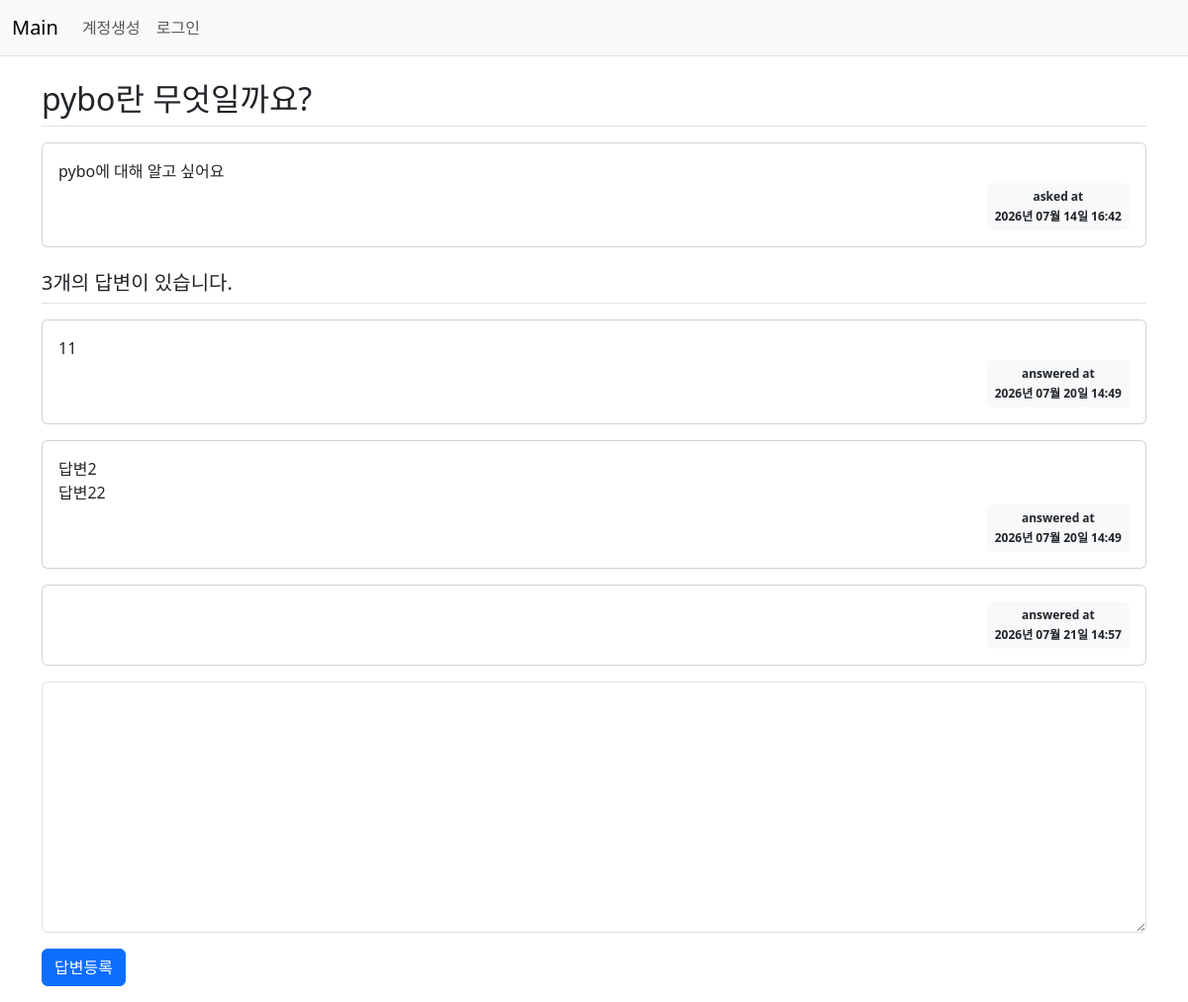
The app's page /question/detail/1/ with its own data.
### pybo/models.py (models this page shows, shortened)
class Question(db.Model):
    id = db.Column(db.Integer, primary_key=True)
    subject = db.Column(db.String(max_string), nullable=False) # 200자까지 문자열 제한이 있으며 null을 허용하지 않겠다.
    content = db.Column(db.Text(), nullable=False)
    create_date = db.Column(db.DateTime(), nullable=False) # DateTime을 받아오며 null을 허용하지 않겠다

class Answer(db.Model):
    id = db.Column(db.Integer, primary_key=True)
    question_id = db.Column(db.Integer, db.ForeignKey('question.id', ondelete='CASCADE'))
    question = db.relationship('Question', backref=db.backref('answer_set', cascade='all, delete-orphan'))
    content = db.Column(db.Text(), nullable=False)
    create_date = db.Column(db.DateTime(), nullable=False)

### pybo/views/question_views.py (the view)
@bp.route('/detail/<int:question_id>/')
def detail(question_id):
    form = AnswerForm() # 상세 조회 라우터 내부에 빈 답변 폼 생성
    question = Question.query.get_or_404(question_id)
    return render_template('question/question_detail.html', question=question, form=form)

### pybo/forms.py
class AnswerForm(FlaskForm):
    content = TextAreaField('내용', validators=[DataRequired('내용은 필수 입력 항목입니다.')])

### pybo/filter.py (called while the page is built)
def format_datetime(value, fmt='%Y년 %m월 %d일 %H:%M'):
    return value.strftime(fmt)

### pybo/templates/question/question_detail.html (shortened to what this page needs)
{% extends 'base.html' %}
{% block content %}
<div class="container my-3">
    <h2 class="border-bottom py-2">{{ question.subject }}</h2>
    <div class="card my-3">
        <div class="card-body">
            <div class="card-text" style="white-space: pre-line;">{{ question.content }}</div>
            <div class="d-flex justify-content-end">
                <div class="badge bg-light text-dark p-2">
                    <div class="mb-2">asked at</div>
                    <div>{{ question.create_date|datetime }}</div>
                </div>
            </div>
        </div>
    </div>
    <h5 class="border-bottom my-3 py-2">{{ question.answer_set|length }}개의 답변이 있습니다.</h5>
    {% for answer in question.answer_set %}
    <div class="card my-3">
        <div class="card-body">
            <div class="card-text" style="white-space: pre-line;">{{ answer.content }}</div>
            <div class="d-flex justify-content-end">
                <div class="badge bg-light text-dark p-2">
                    <div class="mb-2">answered at</div>
                    <div>{{ answer.create_date|datetime }}</div>
                </div>
            </div>
        </div>
    </div>
    {% endfor %}
    <form action="{{ url_for('answer.create', question_id=question.id) }}" method="post" class="my-3">
        <div class="mb-3">
            <textarea name="content" id="content" class="form-control" rows="10"></textarea>
        </div>
        <input type="submit" value="답변등록" class="btn btn-primary">
    </form>
</div>
{% endblock %}

### records on screen
Question: subject "pybo란 무엇일까요?", content "pybo에 대해 알고 싶어요", create_date "2026년 07월 14일 16:42"
Answer: content "11", create_date "2026년 07월 20일 14:49"
Answer: content "답변2 답변22", create_date "2026년 07월 20일 14:49"
Answer: create_date "2026년 07월 21일 14:57"

### other values on screen
{{ question.answer_set|length }} "3"
